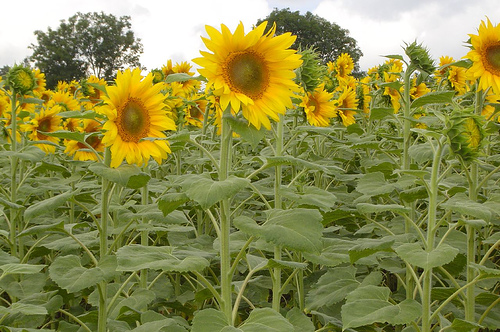
#> input picture img/01/1.jpg, 500 x 332 px, found by its file name
$ jupyter execute np-3.ipynb
#> lines starting #> are read from the running program, lines starting #| are printed output that depends on the picture
#> further down, image is the input picture: PIL image 500x332 RGB; mean R, G, B 139.4, 139.2, 74.1
[cell 1]
import numpy as np
from PIL import Image
import matplotlib.pyplot as plt

def histogram_equalization(image, nbr_bins=256):
    # Đảm bảo hình ảnh đầu vào là ảnh xám
#> called with nbr_bins = 256
    if image.mode != 'L':
        image = image.convert('L')
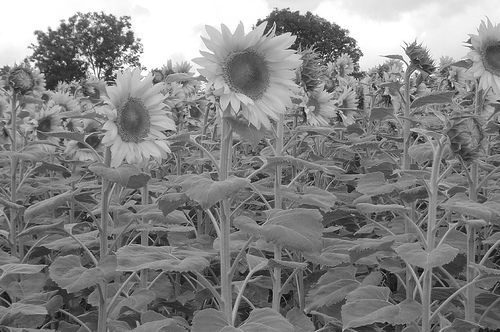
#> image: PIL image 500x332 L; min 1, max 255, mean 131.8

    # Chuyển đổi hình ảnh thành mảng NumPy
    image_array = np.array(image)

    # Tính toán histogram của ảnh
    histogram, bins = np.histogram(image_array, bins=nbr_bins, range=(0, 256), density=True)
#> histogram = 256 values, max 0.0427 at index 255, min 0 at index 0, mean 0.00391; bins = 257 values from 0 to 256

    # Tính toán hàm phân phối tích luỹ (CDF - Cumulative Distribution Function)
    cdf = histogram.cumsum()
#> cdf = 256 values from 0 to 1
    cdf = 255 * cdf / cdf[-1]
#> cdf = 256 values from 0 to 255

    # Lấy giá trị mới cho từng pixel dựa trên CDF
    image_equalized = np.interp(image_array, bins[:-1], cdf)
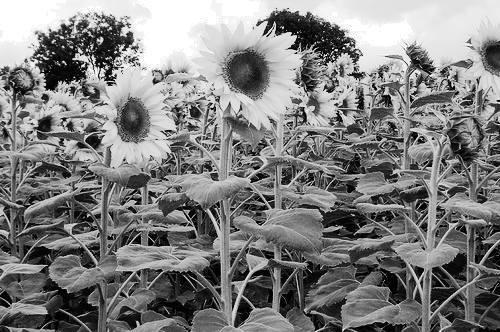
#> image_equalized: shape (332, 500) float64; min 0.00154, max 255, mean 128.5

    # Chuyển đổi mảng kết quả thành hình ảnh
    equalized_image = Image.fromarray(image_equalized.astype('uint8'))

    return equalized_image

# Đọc hình ảnh từ tệp
my_path = 'C:/Users/tungi/OneDrive/Documents/src_cv/img/01/1.jpg'
image = Image.open(my_path)

# Áp dụng cân bằng lược đồ ảnh xám
equalized_image = histogram_equalization(image)

# Tạo một lưới 2x2 để hiển thị hình ảnh và biểu đồ
plt.figure(figsize=(15, 10))

# Hiển thị hình ảnh gốc
plt.subplot(2, 2, 1)
plt.imshow(image.convert("L"), cmap='gray')
plt.title('Hình ảnh gốc')

# Vẽ biểu đồ histogram của hình ảnh gốc
plt.subplot(2, 2, 2)
plt.hist(np.array(image.convert("L")).flatten(), bins=128)
plt.title('Biểu đồ Histogram - Hình ảnh gốc')

# Hiển thị hình ảnh đã cân bằng
plt.subplot(2, 2, 3)
plt.imshow(equalized_image, cmap='gray')
plt.title('Hình ảnh đã cân bằng')

# Vẽ biểu đồ histogram của hình ảnh đã cân bằng
plt.subplot(2, 2, 4)
plt.hist(np.array(equalized_image).flatten(), bins=128)
plt.title('Biểu đồ Histogram - Hình ảnh đã cân bằng')

plt.show()
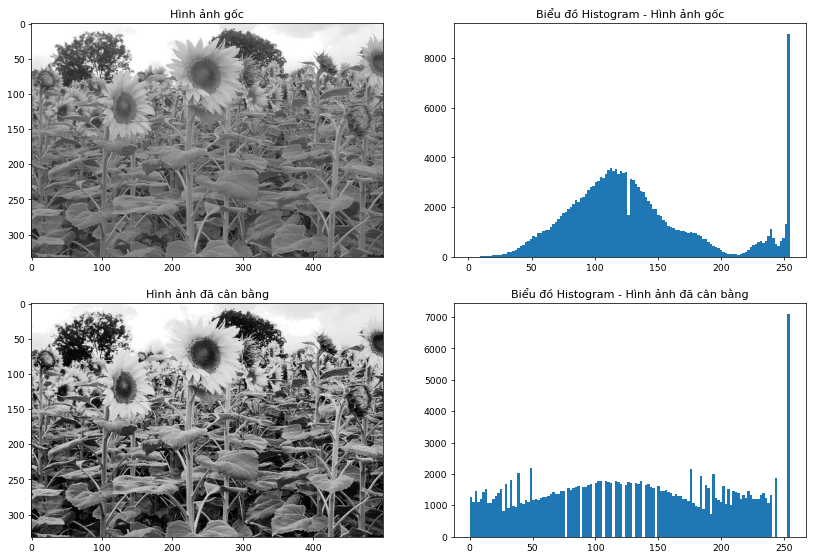
#> figure drawn by matplotlib, 4 panels; panel 2: tallest bar 8949 high, from x = 253 to 255; panel 4: tallest bar 7080 high, from x = 253 to 255
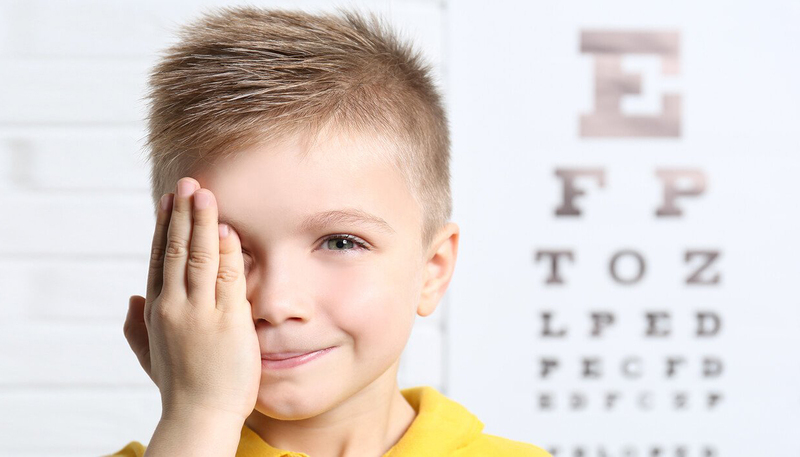
#> input picture img/01/face1.jpg, 800 x 457 px, found by its file name
#> further down, image is the input picture: PIL image 800x457 RGB; mean R, G, B 222.8, 212.3, 207.3

[cell 2]
import numpy as np
from PIL import Image
import matplotlib.pyplot as plt

def histogram_equalization(image, nbr_bins=256):
    # Đảm bảo hình ảnh đầu vào là ảnh xám
#> called with nbr_bins = 256
    if image.mode != 'L':
        image = image.convert('L')
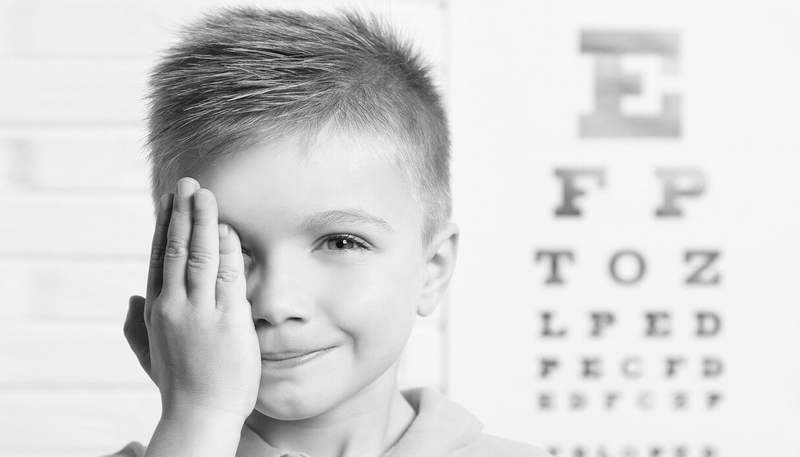
#> image: PIL image 800x457 L; min 7, max 254, mean 214.9

    # Chuyển đổi hình ảnh thành mảng NumPy
    image_array = np.array(image)

    # Tính toán histogram của ảnh
    histogram, bins = np.histogram(image_array, bins=nbr_bins, range=(0, 256), density=True)
#> histogram = 256 values, max 0.0998 at index 246, min 0 at index 0, mean 0.00391; bins = 257 values from 0 to 256

    # Tính toán hàm phân phối tích luỹ (CDF - Cumulative Distribution Function)
    cdf = histogram.cumsum()
#> cdf = 256 values from 0 to 1
    cdf = 255 * cdf / cdf[-1]
#> cdf = 256 values from 0 to 255

    # Lấy giá trị mới cho từng pixel dựa trên CDF
    image_equalized = np.interp(image_array, bins[:-1], cdf)
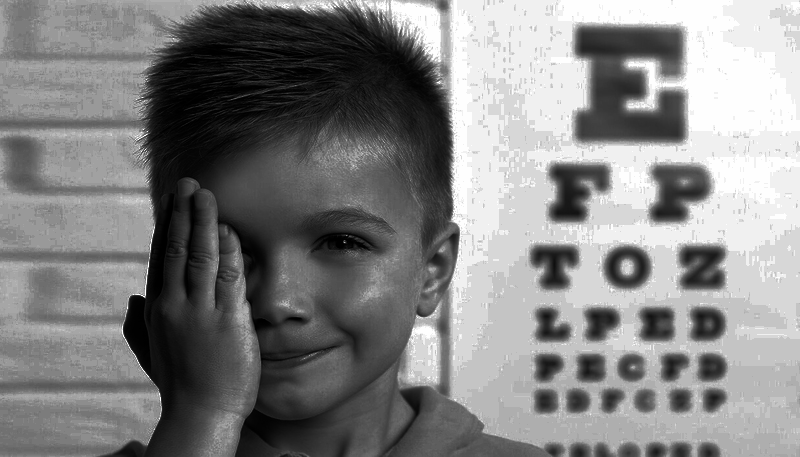
#> image_equalized: shape (457, 800) float64; min 0.00139, max 255, mean 131.6

    # Chuyển đổi mảng kết quả thành hình ảnh
    equalized_image = Image.fromarray(image_equalized.astype('uint8'))
#> equalized_image: PIL image 800x457 L

    return equalized_image

# Đọc hình ảnh từ tệp
my_path = 'C:/Users/tungi/OneDrive/Documents/src_cv/img/01/face1.jpg'
image = Image.open(my_path)

# Áp dụng cân bằng lược đồ ảnh xám
equalized_image = histogram_equalization(image)

# Tạo một lưới 2x2 để hiển thị hình ảnh và biểu đồ
plt.figure(figsize=(15, 10))

# Hiển thị hình ảnh gốc
plt.subplot(2, 2, 1)
plt.imshow(image.convert("L"), cmap='gray')
plt.title('Hình ảnh gốc')

# Vẽ biểu đồ histogram của hình ảnh gốc
plt.subplot(2, 2, 2)
plt.hist(np.array(image.convert("L")).flatten(), bins=128)
plt.title('Biểu đồ Histogram - Hình ảnh gốc')

# Hiển thị hình ảnh đã cân bằng
plt.subplot(2, 2, 3)
plt.imshow(equalized_image, cmap='gray')
plt.title('Hình ảnh đã cân bằng')

# Vẽ biểu đồ histogram của hình ảnh đã cân bằng
plt.subplot(2, 2, 4)
plt.hist(np.array(equalized_image).flatten(), bins=128)
plt.title('Biểu đồ Histogram - Hình ảnh đã cân bằng')

plt.show()
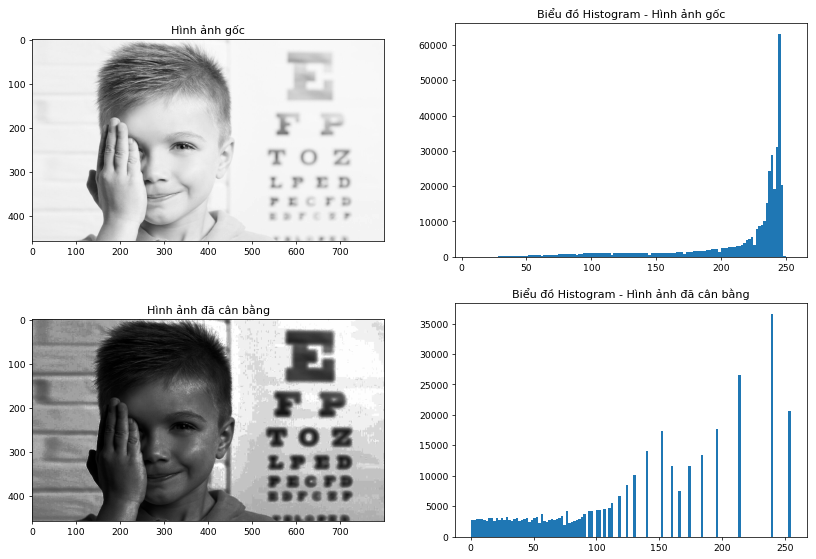
#> figure drawn by matplotlib, 4 panels; panel 2: tallest bar 63009 high, from x = 244.4 to 246.3; panel 4: tallest bar 36496 high, from x = 239.1 to 241.1
